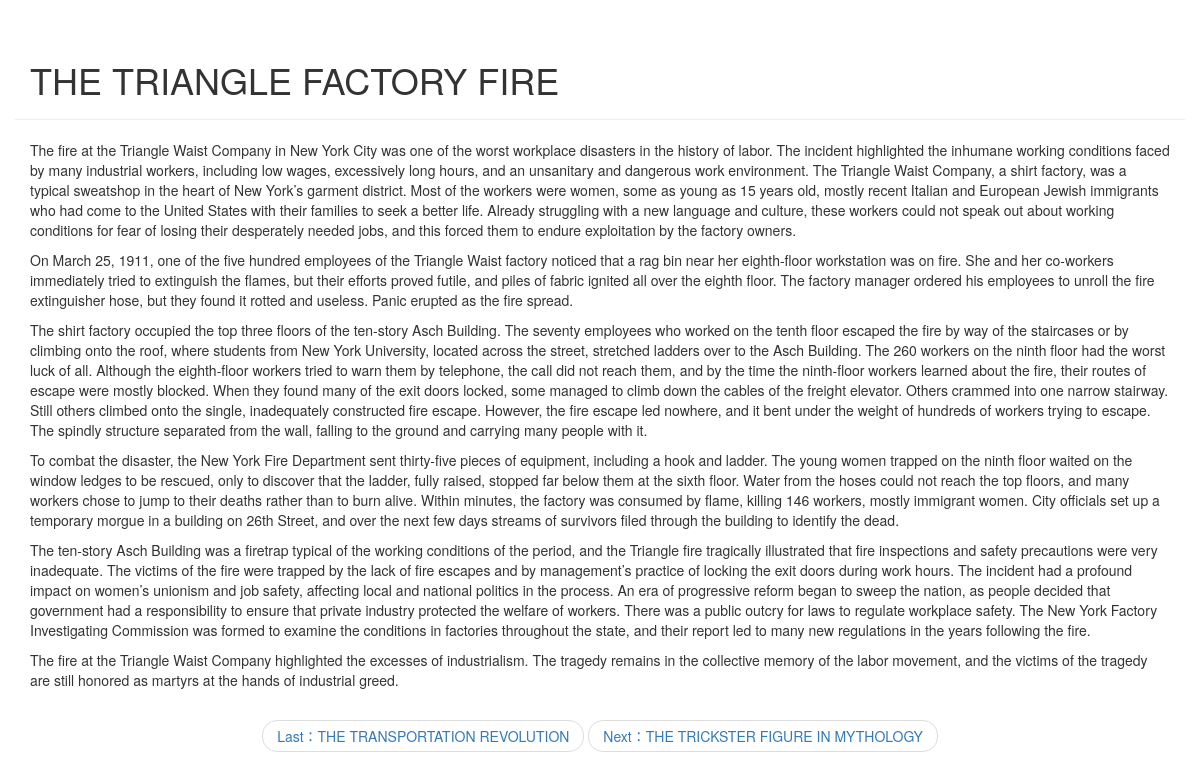
/blog/detail/138, run on the app's committed database.
### blog/models.py (models this page shows, shortened)
class Article(models.Model):
    article_id = models.AutoField(primary_key=True)
    title = models.TextField()
    brief_content = models.TextField()
    content = models.TextField()
    publish_date = models.DateTimeField(auto_now=True)

### blog/views.py (the view)
# urls.py: path('detail/<int:article_id>', blog.views.get_detail_page)
def get_detail_page(request, article_id):
    all_article = Article.objects.all()
    curr_article = None
    previous_index = 0
    next_index = 0
    previous_article = None
    next_article = None
    for index, article in enumerate(all_article):
        if index == 0:
            previous_index = 0
            next_index = index + 1
        elif index == len(all_article) - 1:
            previous_index = index - 1
            next_index = index
        else:
            previous_index = index - 1
            next_index = index + 1
        if article.article_id == article_id:
            curr_article = article
            previous_article = all_article[previous_index]
            next_article = all_article[next_index]
            break
    section_list = curr_article.content.split('\n')
    return render(request, 'blog/detail.html',
                  {
                      'curr_article': curr_article,
                      'section_list': section_list,
                      'previous_article': previous_article,
                      'next_article': next_article
                  }
                  )

### blog/templates/blog/detail.html (shortened to what this page needs)
<!DOCTYPE html>
<html lang="en">
<head>
    <link rel="stylesheet" href="https://cdn.jsdelivr.net/npm/bootstrap@3.3.7/dist/css/bootstrap.min.css"
>
</head>
<body>
<div class="container page-header">
    <h1>{{ curr_article.title }}
    </h1>
</div>
<div class="container body-main">
    <div>
        {% for section in section_list %}
        <p>{{ section }}</p>
        {% endfor %}
    </div>
</div>
<div>
    <nav aria-label="...">
  <ul class="pager">
    <li><a href="/blog/detail/{{ previous_article.article_id }}">Last：{{ previous_article.title }}</a></li>
    <li><a href="/blog/detail/{{ next_article.article_id }}">Next：{{ next_article.title }}</a></li>
  </ul>
</nav>
</div>
</body>
</html>

### data on the page
Article: title "THE TRIANGLE FACTORY FIRE"
Article: title "THE TRANSPORTATION REVOLUTION"
Article: title "THE TRICKSTER FIGURE IN MYTHOLOGY"
